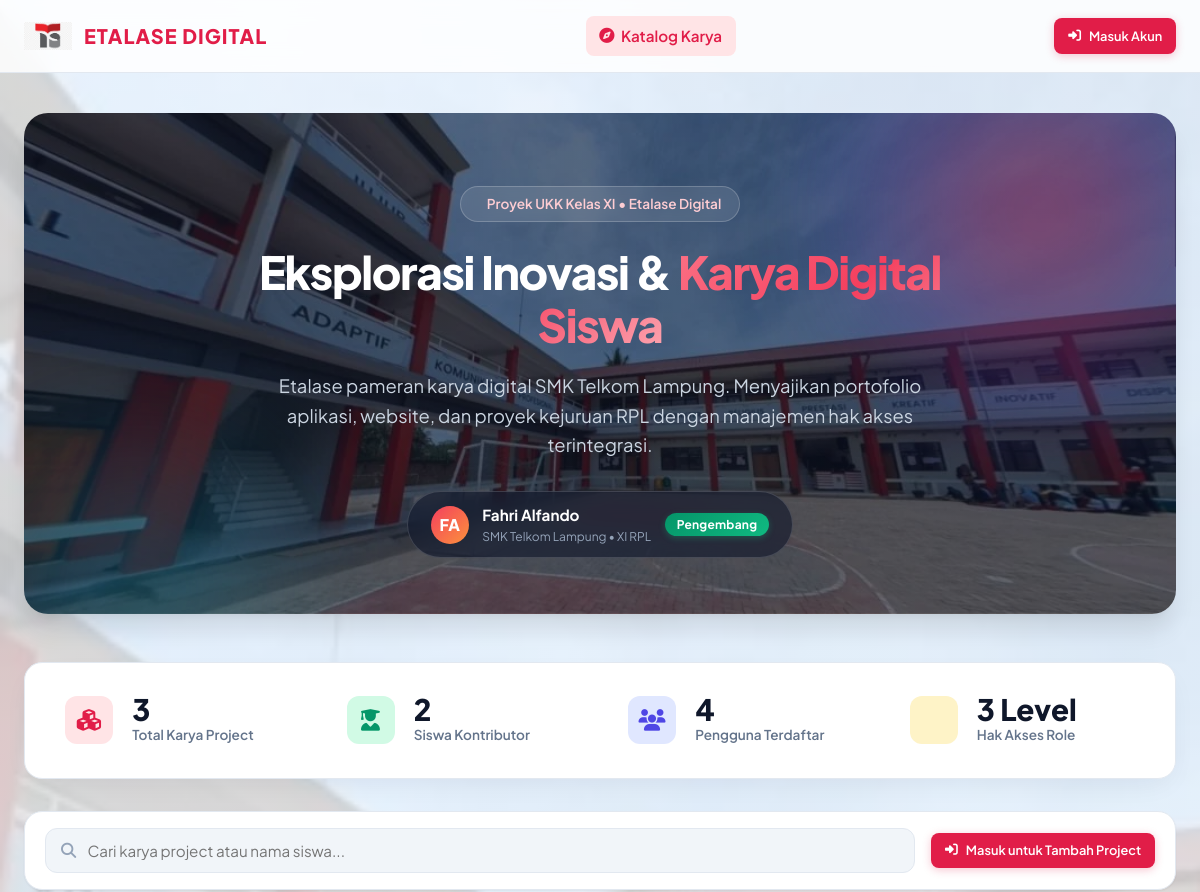
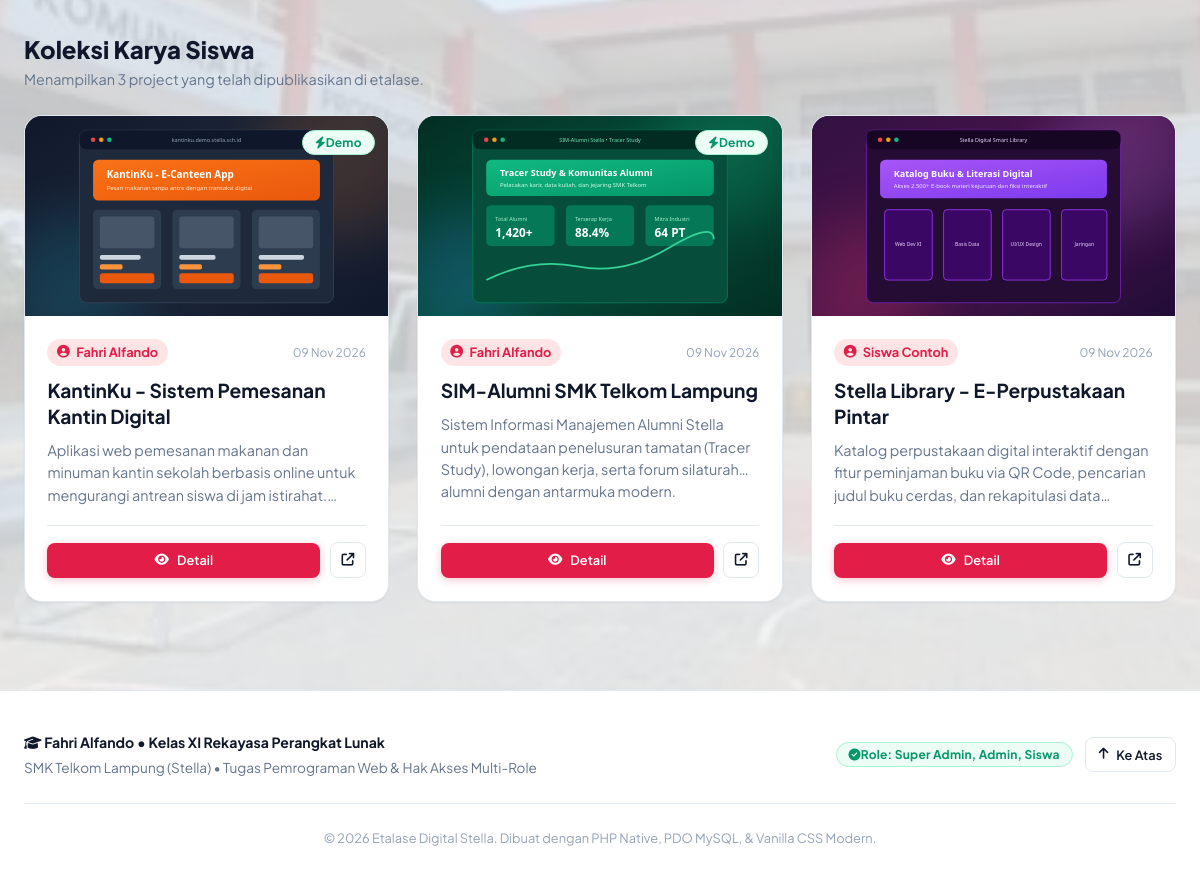
The page / on the database its author committed (2 pictures, top to bottom).
### tables this page shows
CREATE TABLE IF NOT EXISTS projects (
    id INT AUTO_INCREMENT PRIMARY KEY,
    user_id INT NOT NULL,
    nama_project VARCHAR(150) NOT NULL,
    deskripsi TEXT NOT NULL,
    gambar VARCHAR(255) NOT NULL,
    link_project VARCHAR(255) NOT NULL,
    demo VARCHAR(255) DEFAULT NULL,
    created_at TIMESTAMP DEFAULT CURRENT_TIMESTAMP,
    FOREIGN KEY (user_id) REFERENCES users(id) ON DELETE CASCADE
);

CREATE TABLE IF NOT EXISTS users (
    id INT AUTO_INCREMENT PRIMARY KEY,
    nama VARCHAR(100) NOT NULL,
    email VARCHAR(100) UNIQUE NOT NULL,
    password VARCHAR(255) NOT NULL,
    role ENUM('super_admin', 'admin', 'siswa') DEFAULT 'siswa',
    created_at TIMESTAMP DEFAULT CURRENT_TIMESTAMP
);

### config.php (called while the page is built, shortened)
<?php
function e($value) {
    return htmlspecialchars($value ?? '', ENT_QUOTES, 'UTF-8');
}
function is_logged_in() {
    return isset($_SESSION['user']) && !empty($_SESSION['user']['id']);
}
function current_user() {
    return $_SESSION['user'] ?? null;
}

### index.php (the view, shortened to what this page needs)
<?php
require_once __DIR__ . '/config.php';
$activePage = 'home';
$q = trim($_GET['q'] ?? '');
if ($q !== '') {
    $stmt = $pdo->prepare("SELECT p.*, u.nama AS nama_pembuat, u.email AS email_pembuat, u.role AS role_pembuat
        FROM projects p
        JOIN users u ON u.id = p.user_id
        WHERE p.nama_project LIKE :q1 OR p.deskripsi LIKE :q2 OR u.nama LIKE :q3
        ORDER BY p.created_at DESC");
    $param = "%{$q}%";
    $stmt->execute(['q1' => $param, 'q2' => $param, 'q3' => $param]);
    $projects = $stmt->fetchAll();
} else {
    $projects = $pdo->query("SELECT p.*, u.nama AS nama_pembuat, u.email AS email_pembuat, u.role AS role_pembuat
        FROM projects p
        JOIN users u ON u.id = p.user_id
        ORDER BY p.created_at DESC")->fetchAll();
}
$totalProjects = $pdo->query("SELECT COUNT(*) FROM projects")->fetchColumn();
$totalStudents = $pdo->query("SELECT COUNT(*) FROM users WHERE role = 'siswa'")->fetchColumn();
$totalUsers = $pdo->query("SELECT COUNT(*) FROM users")->fetchColumn();
require __DIR__ . '/header.php';
?>
<section class="hero-section">
    <div class="hero-glow"></div>
    <div class="hero-glow-2"></div>
    <div class="container hero-body">
        <div class="hero-badge">
            Proyek UKK Kelas XI &bull; Etalase Digital
        </div>
        <h1 class="hero-title">
            Eksplorasi Inovasi &amp; <span>Karya Digital Siswa</span>
        </h1>
        <p class="hero-desc">
            Etalase pameran karya digital SMK Telkom Lampung. Menyajikan portofolio aplikasi, website, dan proyek kejuruan RPL dengan manajemen hak akses terintegrasi.
        </p>
        <div class="hero-author-card">
            <div class="hero-author-avatar">
                FA
            </div>
            <div class="hero-author-info">
                <div class="hero-author-name">Fahri Alfando</div>
                <div class="hero-author-school">SMK Telkom Lampung &bull; XI RPL</div>
            </div>
            <span class="badge badge-siswa ms-2">Pengembang</span>
        </div>
    </div>
</section>
<div class="stats-bar">
    <div class="stat-item">
        <div class="stat-icon red">
            <i class="fa-solid fa-cubes"></i>
        </div>
        <div>
            <div class="stat-value"><?= (int)$totalProjects ?></div>
            <div class="stat-label">Total Karya Project</div>
        </div>
    </div>
    <div class="stat-item">
        <div class="stat-icon emerald">
            <i class="fa-solid fa-user-graduate"></i>
        </div>
        <div>
            <div class="stat-value"><?= (int)$totalStudents ?></div>
            <div class="stat-label">Siswa Kontributor</div>
        </div>
    </div>
    <div class="stat-item">
        <div class="stat-icon indigo">
            <i class="fa-solid fa-users"></i>
        </div>
        <div>
            <div class="stat-value"><?= (int)$totalUsers ?></div>
            <div class="stat-label">Pengguna Terdaftar</div>
        </div>
    </div>
    <div class="stat-item">
        <div class="stat-icon amber">
        </div>
        <div>
            <div class="stat-value">3 Level</div>
            <div class="stat-label">Hak Akses Role</div>
        </div>
    </div>
</div>
<div style="height: 2rem;"></div>
<div class="filter-toolbar">
    <form action="index.php" method="GET" class="search-box">
        <i class="fa-solid fa-magnifying-glass"></i>
        <input type="text" name="q" id="clientSearchInput" value="<?= e($q) ?>" class="search-input" placeholder="Cari karya project atau nama siswa...">
    </form>
    <div style="display: flex; gap: 0.5rem; align-items: center;">
        <?php if (is_logged_in()): ?>
            <a href="project_form.php" class="btn btn-primary btn-sm">
                <i class="fa-solid fa-plus"></i> Tambah Karya Baru
            </a>
        <?php else: ?>
            <a href="login.php" class="btn btn-primary btn-sm">
                <i class="fa-solid fa-right-to-bracket"></i> Masuk untuk Tambah Project
            </a>
        <?php endif; ?>
    </div>
</div>
<div style="margin-bottom: 1.5rem; display: flex; align-items: center; justify-content: space-between;">
    <div>
        <h2 style="font-size: 1.5rem; font-weight: 800; color: var(--color-text-main);">
            Koleksi Karya Siswa
        </h2>
        <p style="font-size: 0.9rem; color: var(--color-text-muted);">
            Menampilkan <?= count($projects) ?> project yang telah dipublikasikan di etalase.
        </p>
    </div>
</div>
<?php if (empty($projects)): ?>
    <div style="text-align: center; padding: 4rem 1rem; background: var(--color-surface); border: 1px dashed var(--color-border); border-radius: var(--radius-xl);">
        <i class="fa-regular fa-folder-open" style="font-size: 3.5rem; color: var(--color-text-light); margin-bottom: 1rem;"></i>
        <h3 style="font-size: 1.25rem; font-weight: 700; margin-bottom: 0.5rem;">Tidak Ada Project Ditemukan</h3>
        <p style="color: var(--color-text-muted); max-width: 450px; margin: 0 auto 1.5rem;">
            <?= $q !== '' ? 'Tidak ditemukan project dengan kata kunci "' . e($q) . '". Coba cari dengan kata kunci lain.' : 'Belum ada karya project yang ditambahkan ke sistem.' ?>
        </p>
        <?php if (is_logged_in()): ?>
            <a href="project_form.php" class="btn btn-primary">
                <i class="fa-solid fa-plus"></i> Tambah Project Pertama
            </a>
        <?php else: ?>
            <a href="login.php" class="btn btn-primary">
                <i class="fa-solid fa-right-to-bracket"></i> Login untuk Menambahkan
            </a>
        <?php endif; ?>
    </div>
<?php else: ?>
    <div class="projects-grid">
        <?php foreach ($projects as $proj): ?>
            <article class="project-card">
                <div class="card-media">
                    <img src="uploads/projects/<?= e($proj['gambar']) ?>" alt="<?= e($proj['nama_project']) ?>" loading="lazy" onerror="this.src='uploads/projects/default-project.svg'">
                    <div class="card-media-overlay">
                        <?php if (!empty($proj['demo'])): ?>
                            <span class="badge badge-demo" title="Live demo tersedia">
                                <i class="fa-solid fa-bolt me-1"></i>Demo
                            </span>
                        <?php endif; ?>
                    </div>
                </div>
                <div class="card-content">
                    <div class="card-author">
                        <span class="author-chip" title="Pemilik Project">
                            <i class="fa-solid fa-user-circle"></i>
                            <?= e($proj['nama_pembuat']) ?>
                        </span>
                        <span style="font-size: 0.75rem; color: var(--color-text-light); margin-left: auto;">
                            <?= date('d M Y', strtotime($proj['created_at'])) ?>
                        </span>
                    </div>
                    <h3 class="card-title">
                        <a href="detail.php?id=<?= $proj['id'] ?>"><?= e($proj['nama_project']) ?></a>
                    </h3>
                    <p class="card-desc">
                        <?= e($proj['deskripsi']) ?>
                    </p>
                    <div class="card-actions">
                        <a href="detail.php?id=<?= $proj['id'] ?>" class="btn btn-primary btn-sm flex-fill" style="flex: 1;">
                            <i class="fa-solid fa-eye"></i> Detail
                        </a>
                        <?php if (!empty($proj['link_project'])): ?>
                            <a href="<?= e($proj['link_project']) ?>" target="_blank" rel="noopener noreferrer" class="btn btn-outline btn-sm btn-icon" title="Buka Link Pendukung">
                                <i class="fa-solid fa-arrow-up-right-from-square"></i>
                            </a>
                        <?php endif; ?>
                    </div>
                </div>
            </article>
        <?php endforeach; ?>
    </div>
<?php endif; ?>
<?php require __DIR__ . '/footer.php'; ?>

### header.php (shortened to what this page needs)
<?php
require_once __DIR__ . '/config.php';
$currentUser = current_user();
$currentRole = current_role();
$activePage = $activePage ?? '';
?>
<!DOCTYPE html>
<html lang="id">
<head>
    <link rel="stylesheet" href="https://cdnjs.cloudflare.com/ajax/libs/font-awesome/6.5.1/css/all.min.css">
    <link rel="stylesheet" href="style.css">
</head>
<body>
<header class="navbar">
    <div class="container nav-container">
        <a href="index.php" class="nav-brand">
    <img
        src="assets/images/logo-telkom.jpg"
        alt="Logo Telkom"
        class="logo-telkom"
    >
    <div>
        <span class="brand-sub">Etalase Digital</span>
    </div>
</a>
        <nav>
            <ul class="nav-menu" id="navMenu">
                <li>
                    <a href="index.php" class="nav-link <?= $activePage === 'home' ? 'active' : '' ?>">
                        <i class="fa-solid fa-compass"></i> Katalog Karya
                    </a>
                </li>
            </ul>
        </nav>
        <div class="nav-actions">
            <?php if ($currentUser): ?>
                <div class="nav-user">
                    <div class="user-avatar">
                        <?= strtoupper(substr($currentUser['nama'], 0, 1)) ?>
                    </div>
                    <div class="user-details">
                        <span class="user-name"><?= e($currentUser['nama']) ?></span>
                        <div style="font-size: 0.72rem;">
                            <?= role_badge($currentRole) ?>
                        </div>
                    </div>
                </div>
                <a href="logout.php" class="btn btn-outline btn-sm" title="Keluar dari Akun">
                    <i class="fa-solid fa-arrow-right-from-bracket"></i> Keluar
                </a>
            <?php else: ?>
                <a href="login.php" class="btn btn-primary btn-sm">
                    <i class="fa-solid fa-right-to-bracket"></i> Masuk Akun
                </a>
            <?php endif; ?>
        </div>
    </div>
</header>
<main class="main-content">
    <div class="container">

### footer.php (shortened to what this page needs)
    </div>
</main>
<footer class="footer">
    <div class="container">
        <div class="footer-content">
            <div>
                <div class="footer-signature">
                    <i class="fa-solid fa-graduation-cap text-primary me-1"></i>
                    Fahri Alfando &bull; Kelas XI Rekayasa Perangkat Lunak
                </div>
                <div style="font-size: 0.85rem; color: var(--color-text-muted); margin-top: 0.25rem;">
                    SMK Telkom Lampung (Stella) &bull; Tugas Pemrograman Web &amp; Hak Akses Multi-Role
                </div>
            </div>
            <div style="display: flex; gap: 0.75rem; align-items: center;">
                <span class="badge badge-demo">
                    <i class="fa-solid fa-check-circle me-1"></i> Role: Super Admin, Admin, Siswa
                </span>
                <a href="#top" class="btn btn-outline btn-sm" title="Kembali ke atas">
                    <i class="fa-solid fa-arrow-up"></i> Ke Atas
                </a>
            </div>
        </div>
        <div class="footer-bottom">
            &copy; <?= date('Y') ?> Etalase Digital Stella. Dibuat dengan PHP Native, PDO MySQL, &amp; Vanilla CSS Modern.
        </div>
    </div>
</footer>
</body>
</html>

### rows shown on the page
projects: gambar (picture), shows "Demo", user.nama "Fahri Alfando", created_at "09 Nov 2026", nama_project "KantinKu - Sistem Pemesanan Kantin Digital", deskripsi "Aplikasi web pemesanan makanan dan minuman kantin sekolah berbasis online untuk mengurangi antrean siswa di jam…"
projects: gambar (picture), shows "Demo", user.nama "Fahri Alfando", created_at "09 Nov 2026", nama_project "SIM-Alumni SMK Telkom Lampung", deskripsi "Sistem Informasi Manajemen Alumni Stella untuk pendataan penelusuran tamatan (Tracer Study), lowongan kerja, serta forum silaturahmi alumni dengan antarmuka modern."
projects: gambar (picture), user.nama "Siswa Contoh", created_at "09 Nov 2026", nama_project "Stella Library - E-Perpustakaan Pintar", deskripsi "Katalog perpustakaan digital interaktif dengan fitur peminjaman buku via QR Code, pencarian judul buku cerdas, dan rekapitulasi…"

### other values the page prints
$totalProjects "3"
$totalStudents "2"
$totalUsers "4"
count($projects) "3"
